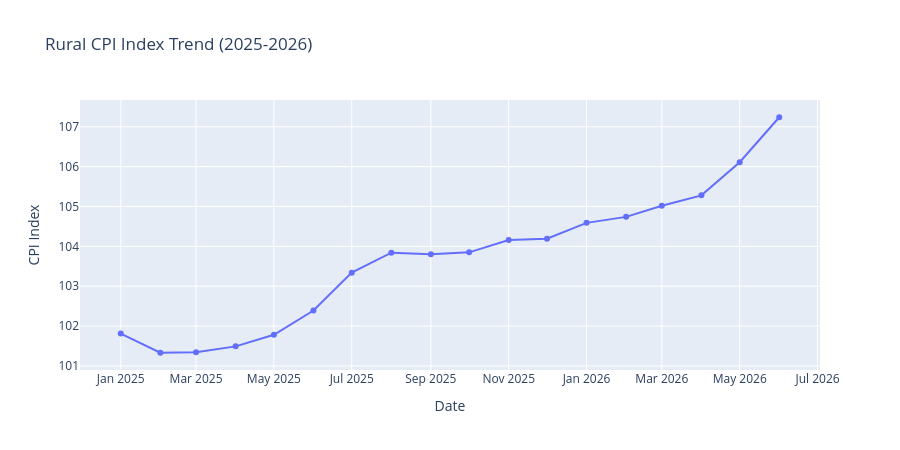

Notebook code for this chart:
### Code cell
fig_cpi = px.line(
    df,
    x="Date",
    y="Rural",
    title="Rural CPI Index Trend (2025-2026)",
    markers=True
)

fig_cpi.update_layout(
    height=450,
    xaxis_title="Date",
    yaxis_title="CPI Index"
)

fig_cpi.show()

### Figure 1 — Plotly figure (JSON) as saved in the notebook; plotly's stock layout.template omitted (floating-point values rounded to 4 significant figures)
{"data": [{"hovertemplate": "Date=%{x}<br>Rural=%{y}<extra></extra>", "legendgroup": "", "line": {"color": "#636efa", "dash": "solid"}, "marker": {"symbol": "circle"}, "mode": "lines+markers", "name": "", "orientation": "v", "showlegend": false, "type": "scatter", "x": ["2025-01-01T00:00:00.000000", "2025-02-01T00:00:00.000000", "2025-03-01T00:00:00.000000", "2025-04-01T00:00:00.000000", "2025-05-01T00:00:00.000000", "2025-06-01T00:00:00.000000", "2025-07-01T00:00:00.000000", "2025-08-01T00:00:00.000000", "2025-09-01T00:00:00.000000", "2025-10-01T00:00:00.000000", "2025-11-01T00:00:00.000000", "2025-12-01T00:00:00.000000", "2026-01-01T00:00:00.000000", "2026-02-01T00:00:00.000000", "2026-03-01T00:00:00.000000", "2026-04-01T00:00:00.000000", "2026-05-01T00:00:00.000000", "2026-06-01T00:00:00.000000"], "xaxis": "x", "y": [101.8, 101.3, 101.3, 101.5, 101.8, 102.4, 103.3, 103.8, 103.8, 103.8, 104.2, 104.2, 104.6, 104.7, 105.0, 105.3, 106.1, 107.2], "yaxis": "y"}], "layout": {"height": 450, "legend": {"tracegroupgap": 0}, "title": {"text": "Rural CPI Index Trend (2025-2026)"}, "xaxis": {"anchor": "y", "domain": [0, 1], "title": {"text": "Date"}}, "yaxis": {"anchor": "x", "domain": [0, 1], "title": {"text": "CPI Index"}}}}
